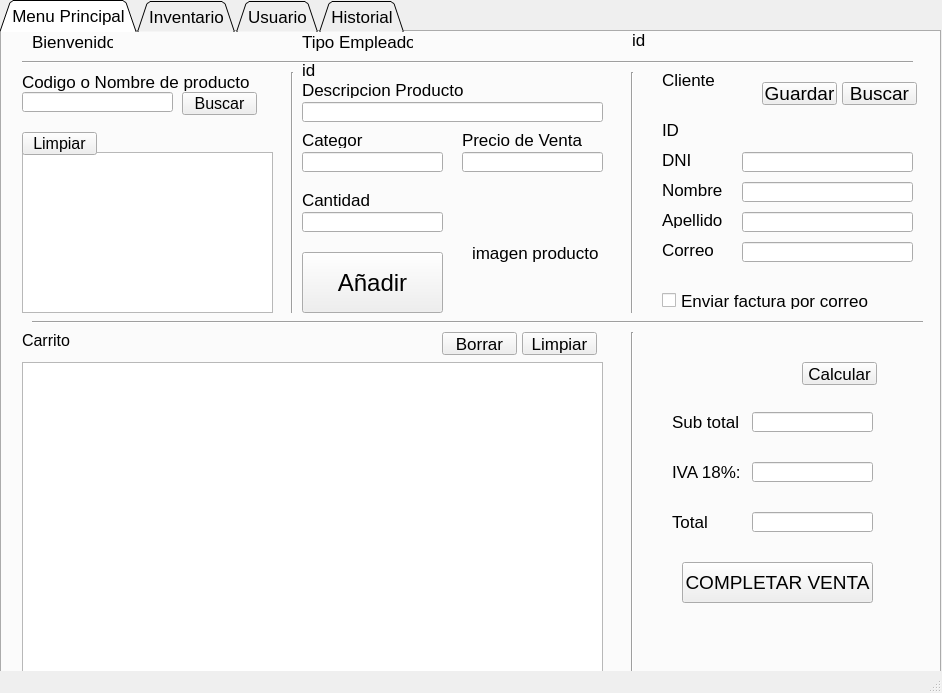
<?xml version="1.0" encoding="UTF-8"?>
<ui version="4.0">
 <class>MainWindow</class>
 <widget class="QMainWindow" name="MainWindow">
  <property name="geometry">
   <rect>
    <x>0</x>
    <y>0</y>
    <width>942</width>
    <height>693</height>
   </rect>
  </property>
  <property name="windowTitle">
   <string>MainWindow</string>
  </property>
  <widget class="QWidget" name="centralwidget">
   <widget class="QTabWidget" name="tabWidget">
    <property name="geometry">
     <rect>
      <x>0</x>
      <y>0</y>
      <width>941</width>
      <height>701</height>
     </rect>
    </property>
    <property name="font">
     <font>
      <pointsize>13</pointsize>
     </font>
    </property>
    <property name="tabShape">
     <enum>QTabWidget::Triangular</enum>
    </property>
    <property name="currentIndex">
     <number>0</number>
    </property>
    <widget class="QWidget" name="tab">
     <attribute name="title">
      <string>Menu Principal</string>
     </attribute>
     <widget class="QLabel" name="label">
      <property name="geometry">
       <rect>
        <x>20</x>
        <y>40</y>
        <width>241</width>
        <height>20</height>
       </rect>
      </property>
      <property name="font">
       <font>
        <pointsize>13</pointsize>
       </font>
      </property>
      <property name="text">
       <string>Codigo o Nombre de producto</string>
      </property>
     </widget>
     <widget class="QLineEdit" name="input_find">
      <property name="geometry">
       <rect>
        <x>20</x>
        <y>60</y>
        <width>151</width>
        <height>20</height>
       </rect>
      </property>
     </widget>
     <widget class="QLabel" name="label_2">
      <property name="geometry">
       <rect>
        <x>300</x>
        <y>50</y>
        <width>161</width>
        <height>16</height>
       </rect>
      </property>
      <property name="text">
       <string>Descripcion Producto</string>
      </property>
     </widget>
     <widget class="QLabel" name="label_3">
      <property name="geometry">
       <rect>
        <x>300</x>
        <y>100</y>
        <width>61</width>
        <height>16</height>
       </rect>
      </property>
      <property name="text">
       <string>Categoria</string>
      </property>
     </widget>
     <widget class="QLineEdit" name="input_producto_name">
      <property name="geometry">
       <rect>
        <x>300</x>
        <y>70</y>
        <width>301</width>
        <height>20</height>
       </rect>
      </property>
     </widget>
     <widget class="QLineEdit" name="input_categoria_name">
      <property name="geometry">
       <rect>
        <x>300</x>
        <y>120</y>
        <width>141</width>
        <height>20</height>
       </rect>
      </property>
     </widget>
     <widget class="QLabel" name="label_4">
      <property name="geometry">
       <rect>
        <x>300</x>
        <y>160</y>
        <width>121</width>
        <height>16</height>
       </rect>
      </property>
      <property name="text">
       <string>Cantidad</string>
      </property>
     </widget>
     <widget class="QLineEdit" name="input_cantidad">
      <property name="geometry">
       <rect>
        <x>300</x>
        <y>180</y>
        <width>141</width>
        <height>20</height>
       </rect>
      </property>
     </widget>
     <widget class="QLabel" name="label_5">
      <property name="geometry">
       <rect>
        <x>460</x>
        <y>100</y>
        <width>121</width>
        <height>16</height>
       </rect>
      </property>
      <property name="text">
       <string>Precio de Venta</string>
      </property>
     </widget>
     <widget class="QLineEdit" name="input_precio">
      <property name="geometry">
       <rect>
        <x>460</x>
        <y>120</y>
        <width>141</width>
        <height>20</height>
       </rect>
      </property>
     </widget>
     <widget class="QPushButton" name="btn_agregar">
      <property name="geometry">
       <rect>
        <x>300</x>
        <y>220</y>
        <width>141</width>
        <height>61</height>
       </rect>
      </property>
      <property name="font">
       <font>
        <pointsize>18</pointsize>
       </font>
      </property>
      <property name="text">
       <string>Añadir</string>
      </property>
      <property name="checkable">
       <bool>false</bool>
      </property>
      <property name="autoDefault">
       <bool>false</bool>
      </property>
      <property name="default">
       <bool>false</bool>
      </property>
      <property name="flat">
       <bool>false</bool>
      </property>
     </widget>
     <widget class="QListWidget" name="list_productos">
      <property name="geometry">
       <rect>
        <x>20</x>
        <y>120</y>
        <width>251</width>
        <height>161</height>
       </rect>
      </property>
     </widget>
     <widget class="QTableWidget" name="tabl_widget_productos">
      <property name="geometry">
       <rect>
        <x>20</x>
        <y>330</y>
        <width>581</width>
        <height>321</height>
       </rect>
      </property>
     </widget>
     <widget class="QLabel" name="label_8">
      <property name="geometry">
       <rect>
        <x>660</x>
        <y>40</y>
        <width>61</width>
        <height>16</height>
       </rect>
      </property>
      <property name="text">
       <string>Cliente</string>
      </property>
     </widget>
     <widget class="Line" name="line">
      <property name="geometry">
       <rect>
        <x>30</x>
        <y>280</y>
        <width>891</width>
        <height>20</height>
       </rect>
      </property>
      <property name="orientation">
       <enum>Qt::Horizontal</enum>
      </property>
     </widget>
     <widget class="QLabel" name="label_9">
      <property name="geometry">
       <rect>
        <x>660</x>
        <y>120</y>
        <width>31</width>
        <height>16</height>
       </rect>
      </property>
      <property name="text">
       <string>DNI</string>
      </property>
     </widget>
     <widget class="QLabel" name="label_10">
      <property name="geometry">
       <rect>
        <x>660</x>
        <y>150</y>
        <width>61</width>
        <height>16</height>
       </rect>
      </property>
      <property name="text">
       <string>Nombre</string>
      </property>
     </widget>
     <widget class="QLabel" name="label_11">
      <property name="geometry">
       <rect>
        <x>660</x>
        <y>180</y>
        <width>61</width>
        <height>16</height>
       </rect>
      </property>
      <property name="text">
       <string>Apellido</string>
      </property>
     </widget>
     <widget class="QLineEdit" name="input_dni">
      <property name="geometry">
       <rect>
        <x>740</x>
        <y>120</y>
        <width>171</width>
        <height>20</height>
       </rect>
      </property>
      <property name="text">
       <string/>
      </property>
     </widget>
     <widget class="QLineEdit" name="input_nombre_cliente">
      <property name="geometry">
       <rect>
        <x>740</x>
        <y>150</y>
        <width>171</width>
        <height>20</height>
       </rect>
      </property>
     </widget>
     <widget class="QLineEdit" name="input_apellido">
      <property name="geometry">
       <rect>
        <x>740</x>
        <y>180</y>
        <width>171</width>
        <height>20</height>
       </rect>
      </property>
     </widget>
     <widget class="QPushButton" name="btn_buscar_dni">
      <property name="geometry">
       <rect>
        <x>840</x>
        <y>50</y>
        <width>75</width>
        <height>23</height>
       </rect>
      </property>
      <property name="font">
       <font>
        <pointsize>14</pointsize>
       </font>
      </property>
      <property name="text">
       <string>Buscar</string>
      </property>
     </widget>
     <widget class="QLabel" name="label_12">
      <property name="geometry">
       <rect>
        <x>660</x>
        <y>210</y>
        <width>51</width>
        <height>16</height>
       </rect>
      </property>
      <property name="text">
       <string>Correo</string>
      </property>
     </widget>
     <widget class="QLineEdit" name="input_correo">
      <property name="geometry">
       <rect>
        <x>740</x>
        <y>210</y>
        <width>171</width>
        <height>20</height>
       </rect>
      </property>
     </widget>
     <widget class="QCheckBox" name="chbox_enviarcorreo">
      <property name="geometry">
       <rect>
        <x>660</x>
        <y>260</y>
        <width>211</width>
        <height>17</height>
       </rect>
      </property>
      <property name="text">
       <string>Enviar factura por correo</string>
      </property>
     </widget>
     <widget class="QLabel" name="label_13">
      <property name="geometry">
       <rect>
        <x>20</x>
        <y>300</y>
        <width>141</width>
        <height>16</height>
       </rect>
      </property>
      <property name="font">
       <font>
        <pointsize>12</pointsize>
       </font>
      </property>
      <property name="text">
       <string>Carrito</string>
      </property>
     </widget>
     <widget class="QLineEdit" name="input_subtotal">
      <property name="geometry">
       <rect>
        <x>750</x>
        <y>380</y>
        <width>121</width>
        <height>20</height>
       </rect>
      </property>
      <property name="text">
       <string/>
      </property>
     </widget>
     <widget class="QLabel" name="label_14">
      <property name="geometry">
       <rect>
        <x>670</x>
        <y>380</y>
        <width>71</width>
        <height>20</height>
       </rect>
      </property>
      <property name="font">
       <font>
        <pointsize>13</pointsize>
       </font>
      </property>
      <property name="text">
       <string>Sub total :</string>
      </property>
     </widget>
     <widget class="QLabel" name="label_15">
      <property name="geometry">
       <rect>
        <x>670</x>
        <y>430</y>
        <width>71</width>
        <height>20</height>
       </rect>
      </property>
      <property name="font">
       <font>
        <pointsize>13</pointsize>
       </font>
      </property>
      <property name="text">
       <string>IVA 18%:</string>
      </property>
     </widget>
     <widget class="QLineEdit" name="input_iva">
      <property name="geometry">
       <rect>
        <x>750</x>
        <y>430</y>
        <width>121</width>
        <height>20</height>
       </rect>
      </property>
      <property name="text">
       <string/>
      </property>
     </widget>
     <widget class="QLabel" name="label_16">
      <property name="geometry">
       <rect>
        <x>670</x>
        <y>480</y>
        <width>71</width>
        <height>20</height>
       </rect>
      </property>
      <property name="font">
       <font>
        <pointsize>13</pointsize>
       </font>
      </property>
      <property name="text">
       <string>Total</string>
      </property>
     </widget>
     <widget class="QLineEdit" name="input_total_2">
      <property name="geometry">
       <rect>
        <x>750</x>
        <y>480</y>
        <width>121</width>
        <height>20</height>
       </rect>
      </property>
      <property name="text">
       <string/>
      </property>
     </widget>
     <widget class="QPushButton" name="btn_completar_compra">
      <property name="geometry">
       <rect>
        <x>680</x>
        <y>530</y>
        <width>191</width>
        <height>41</height>
       </rect>
      </property>
      <property name="font">
       <font>
        <pointsize>14</pointsize>
       </font>
      </property>
      <property name="text">
       <string>COMPLETAR VENTA</string>
      </property>
     </widget>
     <widget class="QPushButton" name="btn_lista_productos">
      <property name="geometry">
       <rect>
        <x>180</x>
        <y>60</y>
        <width>75</width>
        <height>23</height>
       </rect>
      </property>
      <property name="font">
       <font>
        <pointsize>12</pointsize>
       </font>
      </property>
      <property name="text">
       <string>Buscar</string>
      </property>
     </widget>
     <widget class="QPushButton" name="btn_limpiar_lista">
      <property name="geometry">
       <rect>
        <x>20</x>
        <y>100</y>
        <width>75</width>
        <height>23</height>
       </rect>
      </property>
      <property name="font">
       <font>
        <pointsize>12</pointsize>
       </font>
      </property>
      <property name="text">
       <string>Limpiar</string>
      </property>
     </widget>
     <widget class="Line" name="line_7">
      <property name="geometry">
       <rect>
        <x>280</x>
        <y>40</y>
        <width>20</width>
        <height>241</height>
       </rect>
      </property>
      <property name="orientation">
       <enum>Qt::Vertical</enum>
      </property>
     </widget>
     <widget class="Line" name="line_8">
      <property name="geometry">
       <rect>
        <x>620</x>
        <y>40</y>
        <width>20</width>
        <height>241</height>
       </rect>
      </property>
      <property name="orientation">
       <enum>Qt::Vertical</enum>
      </property>
     </widget>
     <widget class="Line" name="line_9">
      <property name="geometry">
       <rect>
        <x>620</x>
        <y>300</y>
        <width>20</width>
        <height>351</height>
       </rect>
      </property>
      <property name="orientation">
       <enum>Qt::Vertical</enum>
      </property>
     </widget>
     <widget class="QLabel" name="label_7">
      <property name="geometry">
       <rect>
        <x>300</x>
        <y>30</y>
        <width>16</width>
        <height>16</height>
       </rect>
      </property>
      <property name="text">
       <string>id</string>
      </property>
     </widget>
     <widget class="QLabel" name="lbl_forid">
      <property name="geometry">
       <rect>
        <x>320</x>
        <y>30</y>
        <width>251</width>
        <height>16</height>
       </rect>
      </property>
      <property name="text">
       <string/>
      </property>
     </widget>
     <widget class="QPushButton" name="btn_limpiar_tabla">
      <property name="geometry">
       <rect>
        <x>520</x>
        <y>300</y>
        <width>75</width>
        <height>23</height>
       </rect>
      </property>
      <property name="text">
       <string>Limpiar</string>
      </property>
     </widget>
     <widget class="QPushButton" name="btn_borrar_item">
      <property name="geometry">
       <rect>
        <x>440</x>
        <y>300</y>
        <width>75</width>
        <height>23</height>
       </rect>
      </property>
      <property name="text">
       <string>Borrar</string>
      </property>
     </widget>
     <widget class="QPushButton" name="btn_guardar_cliente">
      <property name="geometry">
       <rect>
        <x>760</x>
        <y>50</y>
        <width>75</width>
        <height>23</height>
       </rect>
      </property>
      <property name="font">
       <font>
        <pointsize>14</pointsize>
       </font>
      </property>
      <property name="text">
       <string>Guardar</string>
      </property>
     </widget>
     <widget class="QPushButton" name="btn_calcular_lprecio">
      <property name="geometry">
       <rect>
        <x>800</x>
        <y>330</y>
        <width>75</width>
        <height>23</height>
       </rect>
      </property>
      <property name="font">
       <font>
        <pointsize>13</pointsize>
       </font>
      </property>
      <property name="text">
       <string>Calcular</string>
      </property>
     </widget>
     <widget class="QLabel" name="label_17">
      <property name="geometry">
       <rect>
        <x>660</x>
        <y>90</y>
        <width>31</width>
        <height>16</height>
       </rect>
      </property>
      <property name="text">
       <string>ID</string>
      </property>
     </widget>
     <widget class="QLabel" name="lbl_idclinete__">
      <property name="geometry">
       <rect>
        <x>720</x>
        <y>90</y>
        <width>191</width>
        <height>20</height>
       </rect>
      </property>
      <property name="text">
       <string/>
      </property>
     </widget>
     <widget class="Line" name="line_2">
      <property name="geometry">
       <rect>
        <x>20</x>
        <y>20</y>
        <width>891</width>
        <height>20</height>
       </rect>
      </property>
      <property name="orientation">
       <enum>Qt::Horizontal</enum>
      </property>
     </widget>
     <widget class="QLabel" name="label_18">
      <property name="geometry">
       <rect>
        <x>30</x>
        <y>0</y>
        <width>81</width>
        <height>20</height>
       </rect>
      </property>
      <property name="text">
       <string>Bienvenido</string>
      </property>
     </widget>
     <widget class="QLabel" name="lbl_nombre_empleado">
      <property name="geometry">
       <rect>
        <x>140</x>
        <y>0</y>
        <width>131</width>
        <height>20</height>
       </rect>
      </property>
      <property name="text">
       <string/>
      </property>
     </widget>
     <widget class="QLabel" name="label_20">
      <property name="geometry">
       <rect>
        <x>630</x>
        <y>0</y>
        <width>21</width>
        <height>16</height>
       </rect>
      </property>
      <property name="text">
       <string>id</string>
      </property>
     </widget>
     <widget class="QLabel" name="lblid_empleado">
      <property name="geometry">
       <rect>
        <x>660</x>
        <y>0</y>
        <width>251</width>
        <height>20</height>
       </rect>
      </property>
      <property name="text">
       <string/>
      </property>
     </widget>
     <widget class="QLabel" name="label_21">
      <property name="geometry">
       <rect>
        <x>300</x>
        <y>0</y>
        <width>111</width>
        <height>20</height>
       </rect>
      </property>
      <property name="text">
       <string>Tipo Empleado</string>
      </property>
     </widget>
     <widget class="QLabel" name="lbltipoempleado">
      <property name="geometry">
       <rect>
        <x>410</x>
        <y>0</y>
        <width>181</width>
        <height>20</height>
       </rect>
      </property>
      <property name="text">
       <string/>
      </property>
     </widget>
     <widget class="QLabel" name="label_6">
      <property name="geometry">
       <rect>
        <x>470</x>
        <y>160</y>
        <width>141</width>
        <height>121</height>
       </rect>
      </property>
      <property name="font">
       <font>
        <weight>50</weight>
        <bold>false</bold>
       </font>
      </property>
      <property name="text">
       <string>imagen producto</string>
      </property>
     </widget>
    </widget>
    <widget class="QWidget" name="tab_56">
     <attribute name="title">
      <string>Inventario</string>
     </attribute>
     <widget class="QTableWidget" name="tableWidget_4">
      <property name="geometry">
       <rect>
        <x>50</x>
        <y>130</y>
        <width>671</width>
        <height>501</height>
       </rect>
      </property>
     </widget>
     <widget class="QLineEdit" name="lineEdit_43">
      <property name="geometry">
       <rect>
        <x>50</x>
        <y>90</y>
        <width>251</width>
        <height>20</height>
       </rect>
      </property>
     </widget>
     <widget class="QPushButton" name="pushButton_9">
      <property name="geometry">
       <rect>
        <x>320</x>
        <y>90</y>
        <width>75</width>
        <height>23</height>
       </rect>
      </property>
      <property name="text">
       <string>Buscar</string>
      </property>
     </widget>
     <widget class="QLabel" name="label_53">
      <property name="geometry">
       <rect>
        <x>50</x>
        <y>60</y>
        <width>131</width>
        <height>16</height>
       </rect>
      </property>
      <property name="text">
       <string>Buscar Producto</string>
      </property>
     </widget>
     <widget class="QPushButton" name="pushButton_10">
      <property name="geometry">
       <rect>
        <x>760</x>
        <y>60</y>
        <width>121</width>
        <height>23</height>
       </rect>
      </property>
      <property name="text">
       <string>Agregar Producto</string>
      </property>
     </widget>
     <widget class="QPushButton" name="pushButton_11">
      <property name="geometry">
       <rect>
        <x>760</x>
        <y>100</y>
        <width>121</width>
        <height>23</height>
       </rect>
      </property>
      <property name="text">
       <string>Agregar Categoria</string>
      </property>
     </widget>
     <widget class="QPushButton" name="pushButton_12">
      <property name="geometry">
       <rect>
        <x>600</x>
        <y>110</y>
        <width>121</width>
        <height>23</height>
       </rect>
      </property>
      <property name="text">
       <string>Actualizar</string>
      </property>
     </widget>
     <widget class="QLabel" name="lblid_empleado_2">
      <property name="geometry">
       <rect>
        <x>600</x>
        <y>10</y>
        <width>291</width>
        <height>20</height>
       </rect>
      </property>
      <property name="text">
       <string/>
      </property>
     </widget>
     <widget class="QLabel" name="label_22">
      <property name="geometry">
       <rect>
        <x>580</x>
        <y>10</y>
        <width>21</width>
        <height>16</height>
       </rect>
      </property>
      <property name="text">
       <string>id</string>
      </property>
     </widget>
     <widget class="QLabel" name="lbl_nombre_empleado_2">
      <property name="geometry">
       <rect>
        <x>80</x>
        <y>10</y>
        <width>131</width>
        <height>20</height>
       </rect>
      </property>
      <property name="text">
       <string/>
      </property>
     </widget>
     <widget class="QLabel" name="lbltipoempleado_2">
      <property name="geometry">
       <rect>
        <x>360</x>
        <y>10</y>
        <width>131</width>
        <height>20</height>
       </rect>
      </property>
      <property name="text">
       <string/>
      </property>
     </widget>
     <widget class="QLabel" name="label_23">
      <property name="geometry">
       <rect>
        <x>280</x>
        <y>10</y>
        <width>71</width>
        <height>20</height>
       </rect>
      </property>
      <property name="text">
       <string>Tipo Empleado</string>
      </property>
     </widget>
     <widget class="QLabel" name="label_19">
      <property name="geometry">
       <rect>
        <x>10</x>
        <y>10</y>
        <width>61</width>
        <height>20</height>
       </rect>
      </property>
      <property name="text">
       <string>Bienvenido</string>
      </property>
     </widget>
     <widget class="Line" name="line_3">
      <property name="geometry">
       <rect>
        <x>0</x>
        <y>20</y>
        <width>891</width>
        <height>20</height>
       </rect>
      </property>
      <property name="orientation">
       <enum>Qt::Horizontal</enum>
      </property>
     </widget>
    </widget>
    <widget class="QWidget" name="tab_2">
     <attribute name="title">
      <string>Usuario</string>
     </attribute>
     <widget class="QLabel" name="label_54">
      <property name="geometry">
       <rect>
        <x>30</x>
        <y>50</y>
        <width>61</width>
        <height>16</height>
       </rect>
      </property>
      <property name="text">
       <string>Datos</string>
      </property>
     </widget>
     <widget class="QLabel" name="label_55">
      <property name="geometry">
       <rect>
        <x>30</x>
        <y>420</y>
        <width>61</width>
        <height>16</height>
       </rect>
      </property>
      <property name="text">
       <string>Cargo</string>
      </property>
     </widget>
     <widget class="QLabel" name="label_56">
      <property name="geometry">
       <rect>
        <x>30</x>
        <y>100</y>
        <width>61</width>
        <height>16</height>
       </rect>
      </property>
      <property name="text">
       <string>Nombre</string>
      </property>
     </widget>
     <widget class="QLabel" name="label_57">
      <property name="geometry">
       <rect>
        <x>30</x>
        <y>300</y>
        <width>61</width>
        <height>16</height>
       </rect>
      </property>
      <property name="text">
       <string>Celular</string>
      </property>
     </widget>
     <widget class="QLabel" name="label_58">
      <property name="geometry">
       <rect>
        <x>30</x>
        <y>340</y>
        <width>61</width>
        <height>16</height>
       </rect>
      </property>
      <property name="text">
       <string>Correo</string>
      </property>
     </widget>
     <widget class="QLabel" name="label_59">
      <property name="geometry">
       <rect>
        <x>30</x>
        <y>180</y>
        <width>61</width>
        <height>16</height>
       </rect>
      </property>
      <property name="text">
       <string>Edad</string>
      </property>
     </widget>
     <widget class="QLabel" name="label_60">
      <property name="geometry">
       <rect>
        <x>30</x>
        <y>140</y>
        <width>61</width>
        <height>16</height>
       </rect>
      </property>
      <property name="text">
       <string>Apellido</string>
      </property>
     </widget>
     <widget class="QLabel" name="label_61">
      <property name="geometry">
       <rect>
        <x>30</x>
        <y>260</y>
        <width>61</width>
        <height>16</height>
       </rect>
      </property>
      <property name="text">
       <string>Dni</string>
      </property>
     </widget>
     <widget class="QLabel" name="label_62">
      <property name="geometry">
       <rect>
        <x>30</x>
        <y>220</y>
        <width>61</width>
        <height>16</height>
       </rect>
      </property>
      <property name="text">
       <string>Sexo</string>
      </property>
     </widget>
     <widget class="QLabel" name="label_63">
      <property name="geometry">
       <rect>
        <x>30</x>
        <y>380</y>
        <width>61</width>
        <height>16</height>
       </rect>
      </property>
      <property name="text">
       <string>Direccion</string>
      </property>
     </widget>
     <widget class="QLineEdit" name="input_cargo_empleado">
      <property name="geometry">
       <rect>
        <x>90</x>
        <y>420</y>
        <width>181</width>
        <height>20</height>
       </rect>
      </property>
     </widget>
     <widget class="QLineEdit" name="input_nombre_empleado">
      <property name="geometry">
       <rect>
        <x>90</x>
        <y>100</y>
        <width>181</width>
        <height>20</height>
       </rect>
      </property>
     </widget>
     <widget class="QLineEdit" name="input_apellido_empleado">
      <property name="geometry">
       <rect>
        <x>90</x>
        <y>140</y>
        <width>181</width>
        <height>20</height>
       </rect>
      </property>
     </widget>
     <widget class="QLineEdit" name="input_edad_empleado">
      <property name="geometry">
       <rect>
        <x>90</x>
        <y>180</y>
        <width>181</width>
        <height>20</height>
       </rect>
      </property>
     </widget>
     <widget class="QLineEdit" name="input_sexo_empleado">
      <property name="geometry">
       <rect>
        <x>90</x>
        <y>220</y>
        <width>181</width>
        <height>20</height>
       </rect>
      </property>
     </widget>
     <widget class="QLineEdit" name="input_dni_empleado">
      <property name="geometry">
       <rect>
        <x>90</x>
        <y>260</y>
        <width>181</width>
        <height>20</height>
       </rect>
      </property>
     </widget>
     <widget class="QLineEdit" name="input_ccelular_empleado">
      <property name="geometry">
       <rect>
        <x>90</x>
        <y>300</y>
        <width>181</width>
        <height>20</height>
       </rect>
      </property>
     </widget>
     <widget class="QLineEdit" name="input_correo_empleado">
      <property name="geometry">
       <rect>
        <x>90</x>
        <y>340</y>
        <width>181</width>
        <height>20</height>
       </rect>
      </property>
     </widget>
     <widget class="QLineEdit" name="input_direccion_empleado">
      <property name="geometry">
       <rect>
        <x>90</x>
        <y>380</y>
        <width>181</width>
        <height>20</height>
       </rect>
      </property>
     </widget>
     <widget class="Line" name="line_13">
      <property name="geometry">
       <rect>
        <x>370</x>
        <y>40</y>
        <width>16</width>
        <height>571</height>
       </rect>
      </property>
      <property name="orientation">
       <enum>Qt::Vertical</enum>
      </property>
     </widget>
     <widget class="QTableWidget" name="tablewid_empleados">
      <property name="geometry">
       <rect>
        <x>420</x>
        <y>100</y>
        <width>481</width>
        <height>381</height>
       </rect>
      </property>
     </widget>
     <widget class="QPushButton" name="btn_actualizar_empleado">
      <property name="geometry">
       <rect>
        <x>820</x>
        <y>50</y>
        <width>75</width>
        <height>23</height>
       </rect>
      </property>
      <property name="text">
       <string>Actualizar</string>
      </property>
     </widget>
     <widget class="QLabel" name="label_93">
      <property name="geometry">
       <rect>
        <x>420</x>
        <y>60</y>
        <width>91</width>
        <height>16</height>
       </rect>
      </property>
      <property name="text">
       <string>Lista de Empleados</string>
      </property>
     </widget>
     <widget class="QPushButton" name="btn_actualizar_empleado_2">
      <property name="geometry">
       <rect>
        <x>290</x>
        <y>60</y>
        <width>75</width>
        <height>23</height>
       </rect>
      </property>
      <property name="text">
       <string>Agregar</string>
      </property>
     </widget>
     <widget class="Line" name="line_4">
      <property name="geometry">
       <rect>
        <x>20</x>
        <y>20</y>
        <width>891</width>
        <height>20</height>
       </rect>
      </property>
      <property name="orientation">
       <enum>Qt::Horizontal</enum>
      </property>
     </widget>
     <widget class="QLabel" name="label_24">
      <property name="geometry">
       <rect>
        <x>30</x>
        <y>10</y>
        <width>61</width>
        <height>20</height>
       </rect>
      </property>
      <property name="text">
       <string>Bienvenido</string>
      </property>
     </widget>
     <widget class="QLabel" name="label_25">
      <property name="geometry">
       <rect>
        <x>300</x>
        <y>10</y>
        <width>71</width>
        <height>20</height>
       </rect>
      </property>
      <property name="text">
       <string>Tipo Empleado</string>
      </property>
     </widget>
     <widget class="QLabel" name="lbltipoempleado_3">
      <property name="geometry">
       <rect>
        <x>380</x>
        <y>10</y>
        <width>131</width>
        <height>20</height>
       </rect>
      </property>
      <property name="text">
       <string/>
      </property>
     </widget>
     <widget class="QLabel" name="lblid_empleado_3">
      <property name="geometry">
       <rect>
        <x>620</x>
        <y>10</y>
        <width>291</width>
        <height>20</height>
       </rect>
      </property>
      <property name="text">
       <string/>
      </property>
     </widget>
     <widget class="QLabel" name="lbl_nombre_empleado_3">
      <property name="geometry">
       <rect>
        <x>100</x>
        <y>10</y>
        <width>131</width>
        <height>20</height>
       </rect>
      </property>
      <property name="text">
       <string/>
      </property>
     </widget>
     <widget class="QLabel" name="label_26">
      <property name="geometry">
       <rect>
        <x>600</x>
        <y>10</y>
        <width>21</width>
        <height>16</height>
       </rect>
      </property>
      <property name="text">
       <string>id</string>
      </property>
     </widget>
    </widget>
    <widget class="QWidget" name="tab_55">
     <attribute name="title">
      <string>Historial</string>
     </attribute>
     <widget class="QTableWidget" name="tableWidget">
      <property name="geometry">
       <rect>
        <x>380</x>
        <y>90</y>
        <width>501</width>
        <height>461</height>
       </rect>
      </property>
     </widget>
     <widget class="QPushButton" name="pushButton">
      <property name="geometry">
       <rect>
        <x>40</x>
        <y>460</y>
        <width>121</width>
        <height>23</height>
       </rect>
      </property>
      <property name="text">
       <string>Enviar Vaucher</string>
      </property>
     </widget>
     <widget class="QPushButton" name="pushButton_2">
      <property name="geometry">
       <rect>
        <x>380</x>
        <y>60</y>
        <width>121</width>
        <height>23</height>
       </rect>
      </property>
      <property name="text">
       <string>Actualizar</string>
      </property>
     </widget>
     <widget class="QCheckBox" name="checkBox">
      <property name="geometry">
       <rect>
        <x>40</x>
        <y>390</y>
        <width>281</width>
        <height>21</height>
       </rect>
      </property>
      <property name="text">
       <string>Enviar vaucher al correo Electronio</string>
      </property>
     </widget>
     <widget class="QLineEdit" name="lineEdit">
      <property name="geometry">
       <rect>
        <x>40</x>
        <y>420</y>
        <width>271</width>
        <height>20</height>
       </rect>
      </property>
     </widget>
     <widget class="Line" name="line_5">
      <property name="geometry">
       <rect>
        <x>10</x>
        <y>20</y>
        <width>891</width>
        <height>20</height>
       </rect>
      </property>
      <property name="orientation">
       <enum>Qt::Horizontal</enum>
      </property>
     </widget>
     <widget class="QLabel" name="label_27">
      <property name="geometry">
       <rect>
        <x>20</x>
        <y>10</y>
        <width>61</width>
        <height>20</height>
       </rect>
      </property>
      <property name="text">
       <string>Bienvenido</string>
      </property>
     </widget>
     <widget class="QLabel" name="label_28">
      <property name="geometry">
       <rect>
        <x>290</x>
        <y>10</y>
        <width>71</width>
        <height>20</height>
       </rect>
      </property>
      <property name="text">
       <string>Tipo Empleado</string>
      </property>
     </widget>
     <widget class="QLabel" name="lbltipoempleado_4">
      <property name="geometry">
       <rect>
        <x>370</x>
        <y>10</y>
        <width>131</width>
        <height>20</height>
       </rect>
      </property>
      <property name="text">
       <string/>
      </property>
     </widget>
     <widget class="QLabel" name="lblid_empleado_4">
      <property name="geometry">
       <rect>
        <x>610</x>
        <y>10</y>
        <width>291</width>
        <height>20</height>
       </rect>
      </property>
      <property name="text">
       <string/>
      </property>
     </widget>
     <widget class="QLabel" name="lbl_nombre_empleado_4">
      <property name="geometry">
       <rect>
        <x>90</x>
        <y>10</y>
        <width>131</width>
        <height>20</height>
       </rect>
      </property>
      <property name="text">
       <string/>
      </property>
     </widget>
     <widget class="QLabel" name="label_29">
      <property name="geometry">
       <rect>
        <x>590</x>
        <y>10</y>
        <width>21</width>
        <height>16</height>
       </rect>
      </property>
      <property name="text">
       <string>id</string>
      </property>
     </widget>
    </widget>
   </widget>
  </widget>
  <widget class="QStatusBar" name="statusbar"/>
 </widget>
 <resources/>
 <connections/>
</ui>
